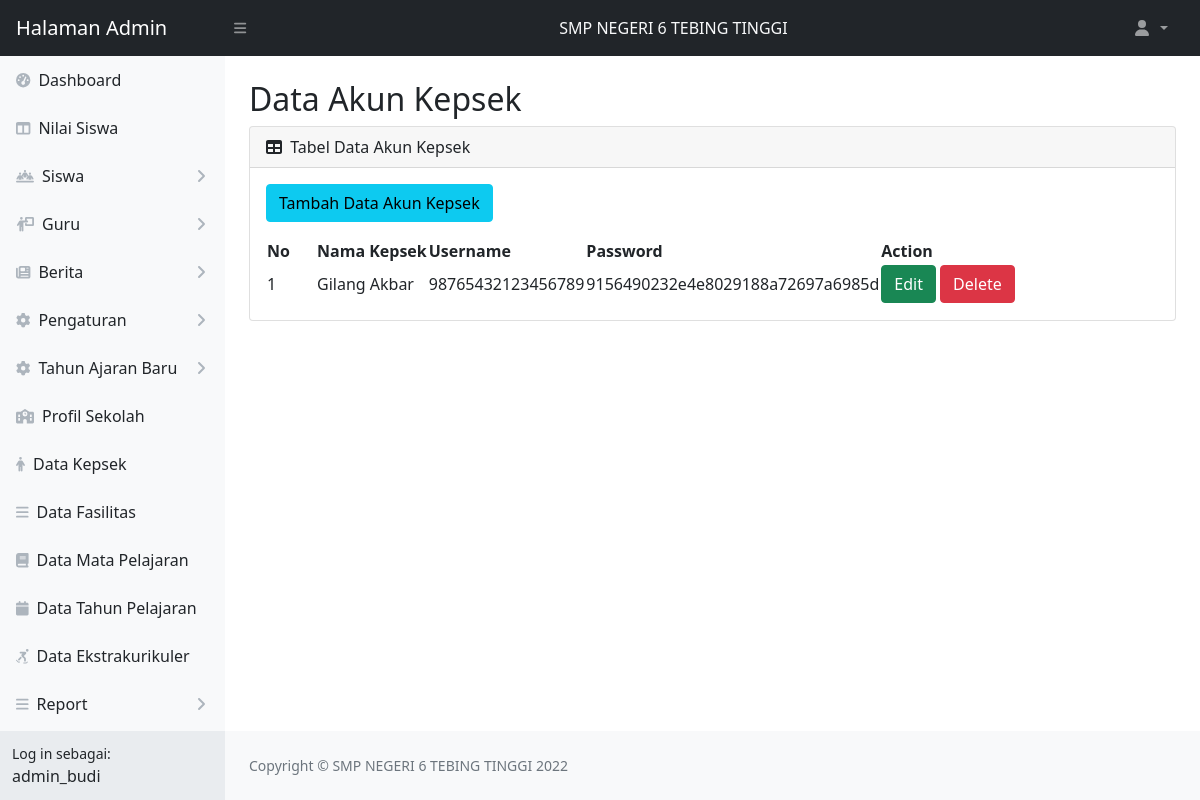
/web_app/admin/tabel-akunkepsek.php (signed in), run on the app's committed database.
### tables this page shows
CREATE TABLE `akun_admin` (
  `admin_id` int(11) NOT NULL,
  `username` varchar(15) NOT NULL,
  `nama_lengkap` varchar(50) NOT NULL,
  `password` varchar(60) NOT NULL
);

CREATE TABLE `akun_kepsek` (
  `id` int(11) NOT NULL,
  `id_kepsek` int(11) NOT NULL,
  `username` varchar(18) NOT NULL,
  `password` varchar(50) NOT NULL
);

CREATE TABLE `kepala_sekolah` (
  `id` int(11) NOT NULL,
  `nama_lengkap` varchar(50) NOT NULL,
  `nip` char(18) NOT NULL,
  `jenis_kelamin` enum('L','P') NOT NULL,
  `tempat_lahir` text NOT NULL,
  `tanggal_lahir` date NOT NULL,
  `agama` enum('Islam','Katolik','Protestan','Buddha','Konghucu','Hindu') NOT NULL,
  `jenjang` char(3) NOT NULL,
  `masa_jabatan` text NOT NULL,
  `foto` varchar(30) DEFAULT NULL
);

### web_app/admin/tabel-akunkepsek.php (the view, shortened to what this page needs)
<?php
    include 'koneksi.php';
    $admin = "SELECT username, nama_lengkap FROM akun_admin WHERE admin_id = '".$_SESSION['admin_id']."'";
    $data_admin = mysqli_query($koneksi, $admin);
    $get = mysqli_fetch_object($data_admin);
?>
<!DOCTYPE html>
<html lang="en">
    <head>
        <link href="https://cdn.jsdelivr.net/npm/simple-datatables@latest/dist/style.css" rel="stylesheet" />
        <link href="css/styles.css" rel="stylesheet" />
    </head>
    <body class="sb-nav-fixed">
        <?php
            include 'topnavbar.php';
            include 'sidebar.php';
        ?>
        <div id="layoutSidenav_content">
            <main>
                <div class="container-fluid px-4">
                    <h2 class="mt-4">Data Akun Kepsek</h2>
                    <div class="card mb-4">
                        <div class="card-header">
                            <i class="fas fa-table me-1"></i>
                            Tabel Data Akun Kepsek
                        </div>
                        <div class="card-body">
                            <a class="btn btn-info mb-3" href="tambah-akunkepsek.php">Tambah Data Akun Kepsek</a>
                            <table id="datatablesSimple">
                                <thead>
                                    <tr>
                                        <th width="50px">No</th>
                                        <th>Nama Kepsek</th>
                                        <th>Username</th>
                                        <th>Password</th>
                                        <th>Action</th>
                                    </tr>
                                </thead>
                                <tbody>
                                <?php
                                    $no = 1;
                                    $dataakunguru = "SELECT a.id id_akun, a.username, a.password, k.nama_lengkap nama_kepsek
                                    FROM kepala_sekolah k JOIN akun_kepsek a ON a.id_kepsek = k.id ";
                                    $akunguru=mysqli_query($koneksi, $dataakunguru);
                                    if(mysqli_num_rows($akunguru)>0){
                                    while($data = mysqli_fetch_array($akunguru)){
                                ?>
                                    <tr>
                                        <td><?php echo $no++?></td>
                                        <td><?php echo $data['nama_kepsek']?></td>
                                        <td><?php echo $data['username']?></td>
                                        <td type="password"><?php echo $data['password']?></td>
                                        <td>
                                            <a class="btn btn-success" href="update-akunkepsek.php?idakunkepsek=<?php echo $data['id_akun']?>">Edit</a>
                                            <a class="btn btn-danger" href="process.php?deleteakunkepsek=<?php echo $data['id_akun']?>" onclick="return confirm('Yakin ingin menghapus data?')">Delete</a>
                                        </td>
                                    </tr>
                                <?php }} ?>
                                </tbody>
                            </table>
                        </div>
                    </div>
                </div>
            </main>
            <?php
                include 'footer.php';
            ?>
        </div>
    </div>
</body>
</html>

### web_app/admin/sidebar.php (shortened to what this page needs)
<div id="layoutSidenav">
            <div id="layoutSidenav_nav">
                <nav class="sb-sidenav accordion sb-sidenav-light" id="sidenavAccordion">
                    <div class="sb-sidenav-menu">
                        <div class="nav">
                            <a class="nav-link" href="index.php">
                                <div class="sb-nav-link-icon"><i class="fas fa-tachometer-alt"></i></div>
                                Dashboard
                            </a>
                            <a class="nav-link" href="tabel-nilai.php">
                                <div class="sb-nav-link-icon"><i class="fas fa-columns"></i></div>
                                Nilai Siswa
                            </a>
                                    <a class="nav-link collapsed" href="#" data-bs-toggle="collapse" data-bs-target="#pagesCollapseSiswa" aria-expanded="false" aria-controls="pagesCollapseAuth">
                                        <div class="sb-nav-link-icon"><i class="fas fa-people-line"></i></div>
                                        Siswa
                                        <div class="sb-sidenav-collapse-arrow"><i class="fas fa-angle-down"></i></div>
                                    </a>
                                    <a class="nav-link collapsed" href="#" data-bs-toggle="collapse" data-bs-target="#pagesCollapseGuru" aria-expanded="false" aria-controls="pagesCollapseAuth">
                                        <div class="sb-nav-link-icon"><i class="fas fa-person-chalkboard"></i></div>
                                        Guru
                                        <div class="sb-sidenav-collapse-arrow"><i class="fas fa-angle-down"></i></div>
                                    </a>
                                    <a class="nav-link collapsed" href="#" data-bs-toggle="collapse" data-bs-target="#pagesCollapseBerita" aria-expanded="false" aria-controls="pagesCollapseAuth">
                                        <div class="sb-nav-link-icon"><i class="fas fa-newspaper"></i></div>
                                        Berita
                                        <div class="sb-sidenav-collapse-arrow"><i class="fas fa-angle-down"></i></div>
                                    </a>
                                    <a class="nav-link collapsed" href="#" data-bs-toggle="collapse" data-bs-target="#pagesCollapsePengaturan" aria-expanded="false" aria-controls="pagesCollapseAuth">
                                        <div class="sb-nav-link-icon"><i class="fas fa-gear"></i></div>
                                        Pengaturan
                                        <div class="sb-sidenav-collapse-arrow"><i class="fas fa-angle-down"></i></div>
                                    </a>
                                    <a class="nav-link collapsed" href="#" data-bs-toggle="collapse" data-bs-target="#pagesCollapseTA" aria-expanded="false" aria-controls="pagesCollapseAuth">
                                        <div class="sb-nav-link-icon"><i class="fas fa-gear"></i></div>
                                        Tahun Ajaran Baru
                                        <div class="sb-sidenav-collapse-arrow"><i class="fas fa-angle-down"></i></div>
                                    </a>
                                    <a class="nav-link" href="profil-sekolah.php">
                                        <div class="sb-nav-link-icon"><i class="fas fa-school"></i></div>
                                        Profil Sekolah
                                    </a>
                                    <a class="nav-link" href="tabel-kepsek.php">
                                        <div class="sb-nav-link-icon"><i class="fas fa-person"></i></div>
                                        Data Kepsek
                                    </a>
                                    <a class="nav-link" href="tabel-fasilitas.php">
                                        <div class="sb-nav-link-icon"><i class="fas fa-bars"></i></div>
                                        Data Fasilitas
                                    </a>
                                    <a class="nav-link" href="tabel-matapelajaran.php">
                                        <div class="sb-nav-link-icon"><i class="fas fa-book"></i></div>
                                        Data Mata Pelajaran
                                    </a>
                                    <a class="nav-link" href="tabel-tahunpelajaran.php">
                                        <div class="sb-nav-link-icon"><i class="fas fa-calendar"></i></div>
                                        Data Tahun Pelajaran
                                    </a>
                                    <a class="nav-link" href="tabel-ekstrakurikuler.php">
                                        <div class="sb-nav-link-icon"><i class="fas fa-person-skating"></i></div>
                                        Data Ekstrakurikuler
                                    </a>
                                    <a class="nav-link collapsed" href="#" data-bs-toggle="collapse" data-bs-target="#pagesCollapseReport" aria-expanded="false" aria-controls="pagesCollapseAuth">
                                        <div class="sb-nav-link-icon"><i class="fas fa-bars"></i></div>
                                        Report
                                        <div class="sb-sidenav-collapse-arrow"><i class="fas fa-angle-down"></i></div>
                                    </a>
                                    <a class="nav-link collapsed" href="#" data-bs-toggle="collapse" data-bs-target="#pagesCollapseTrash" aria-expanded="false" aria-controls="pagesCollapseAuth">
                                    </a>
                        </div>
                    </div>
                    <div class="sb-sidenav-footer">
                        <div class="small">Log in sebagai:</div>
                        <?php echo $get->username ?>
                    </div>
                </nav>
            </div>

### data on the page
akun_admin: username "admin_budi"
akun_kepsek: id_kepsek.nama_lengkap "Gilang Akbar", username "98765432123456789", password "9156490232e4e8029188a72697a6985d"
